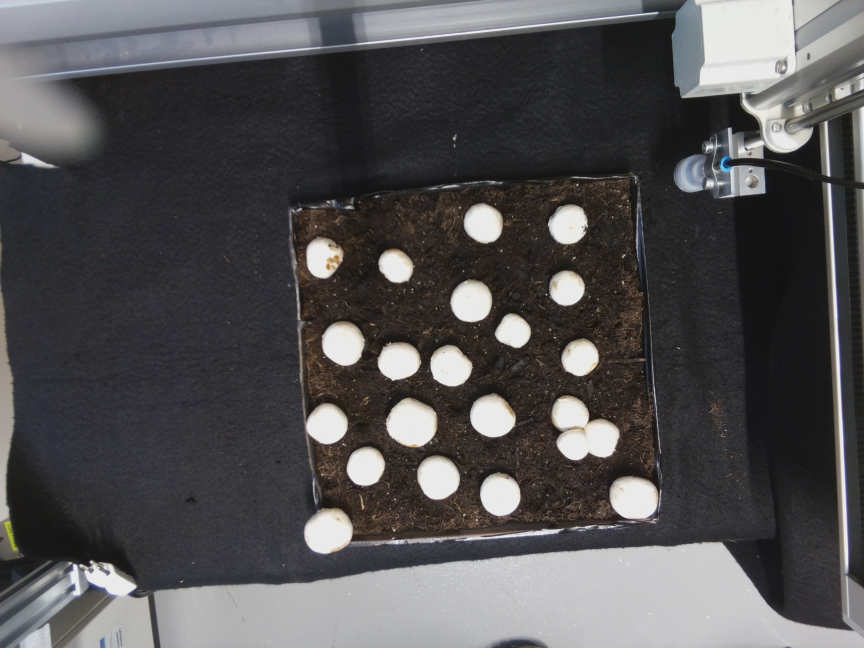
#> input picture photos/b1.jpg, 2592 x 1944 px (shown at 1/3 size)
$ python -i detector.py   (imports and definitions only)   (older library calls are emulated)
#> lines starting #> are read from the running program, lines starting #| are printed output that depends on the picture
import cv2
import numpy as np

class Detector:
  def auto_canny(self, image, sigma=0.33):
    # compute the median of the single channel pixel intensities
    v = np.median(image)

    # apply automatic Canny edge detection using the computed median
    lower = int(max(0, (1.0 - sigma) * v))
    upper = int(min(255, (1.0 + sigma) * v))
    edged = cv2.Canny(image, lower, upper)

    # return the edged image
    return edged

  def detect(self, im):
    gray_im = cv2.cvtColor(im, cv2.COLOR_BGR2GRAY)
    _, gray_im = cv2.threshold(im, 130, 255, cv2.THRESH_BINARY)
    gray_im = self.auto_canny(gray_im)

    roi = (82, 128, 495, 400)

    circles = cv2.HoughCircles(gray_im, cv2.cv.CV_HOUGH_GRADIENT, 1, minDist=10, param1=50, param2=13, minRadius=7, maxRadius=18)
    result = []
    if circles is not None:
      circles = np.uint16(np.around(circles))
      for i in circles[0,:]:
          x, y, r = i

          if x >= roi[0] and x <= roi[2] and y >= roi[1] and y <= roi[3]:
            result.append([x, y, r])

    return result

>>> import cv2
>>> picture = cv2.imread('photos/b1.jpg')
#> picture is the input picture: shape (1944, 2592, 3); mean B, G, R 83.3, 81.7, 83
>>> result = Detector().detect(picture)
#> in detect, `_, gray_im = cv2.threshold(im, 130, 255, cv2.THRESH_BINARY)`:
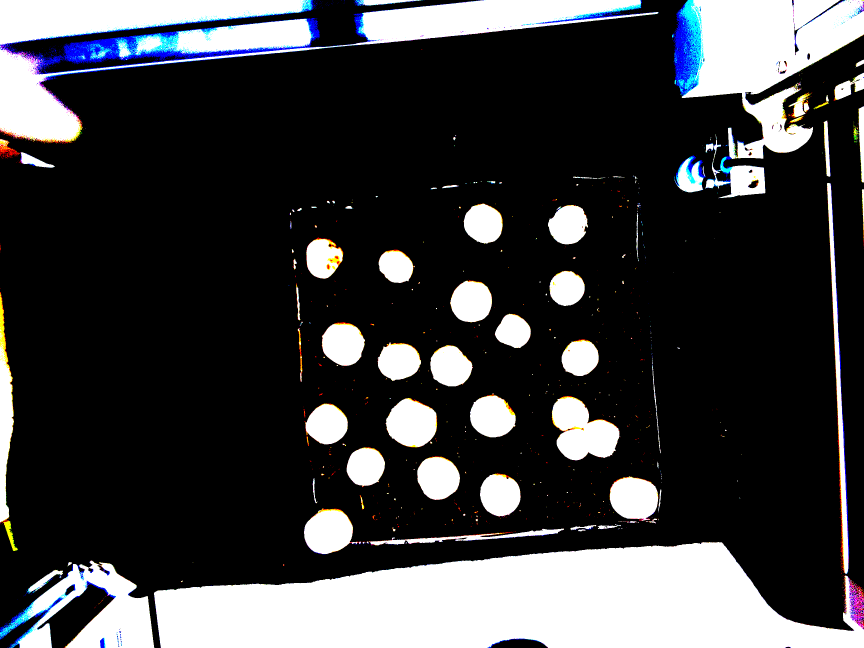
#> gray_im: shape (1944, 2592, 3) (shown at 1/3 size); mean B, G, R 64, 62.2, 61.6
#> in auto_canny, `v = np.median(image)`: v = 0
#> in auto_canny, `edged = cv2.Canny(image, lower, upper)`:
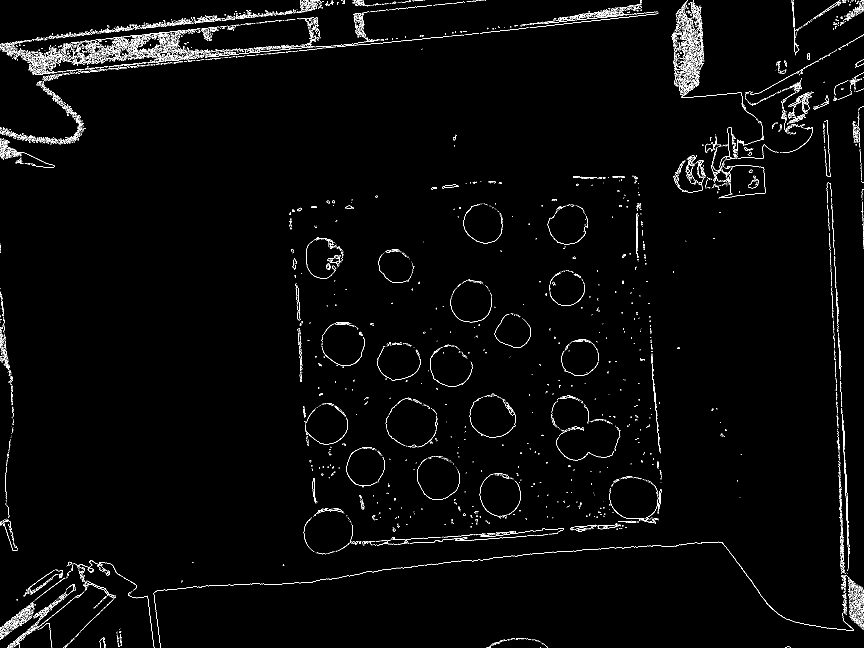
#> edged: shape (1944, 2592) (shown at 1/3 size); 1.4% white in thin lines or dots
#> in detect, `circles = cv2.HoughCircles(gray_im, cv2.cv.CV_HOUGH_GRADIENT, 1, minDi..`: circles = 174 rows, first 8: [473.5, 154.5, 17.4], [1850.5, 38.5, 16.3], [1896.5, 31.5, 16.3], [207.5, 164.5, 17.4], [461.5, 171.5, 17.4], [531.5, 171.5, 16.3], [2059.5, 254.5, 17.4], [49.5, 1863.5, 17.4]
#> in detect, `circles = np.uint16(np.around(circles))`: circles = 174 rows, first 8: [474, 154, 17], [1850, 38, 16], [1896, 32, 16], [208, 164, 17], [462, 172, 17], [532, 172, 16], [2060, 254, 17], [50, 1864, 17]
#> the loop in detect, `for i in circles[0,:]:` made 174 passes
#> after the loop in detect, `for i in circles[0,:]:`: result = 46 items, first 6: [474, 154, 17], [208, 164, 17], [462, 172, 17], [114, 208, 17], [356, 160, 17], [400, 142, 17]

$ run again, on photos/b2.jpg
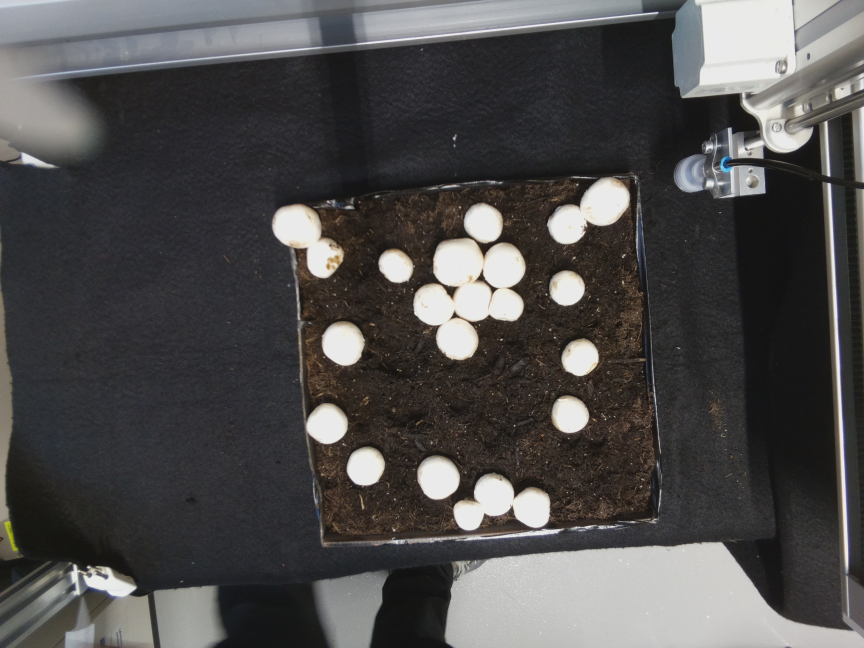
#> input picture photos/b2.jpg, 2592 x 1944 px (shown at 1/3 size)
#> picture is the input picture: shape (1944, 2592, 3); mean B, G, R 77, 77.3, 78.6
#> in detect, `_, gray_im = cv2.threshold(im, 130, 255, cv2.THRESH_BINARY)`:
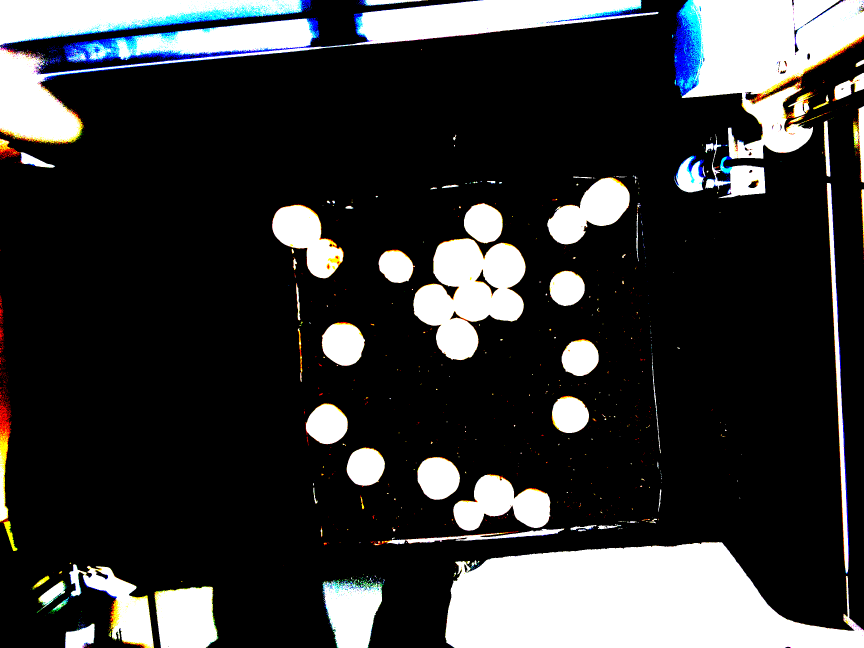
#> gray_im: shape (1944, 2592, 3) (shown at 1/3 size); mean B, G, R 55.4, 55, 54.3
#> v = 0
#> in auto_canny, `edged = cv2.Canny(image, lower, upper)`:
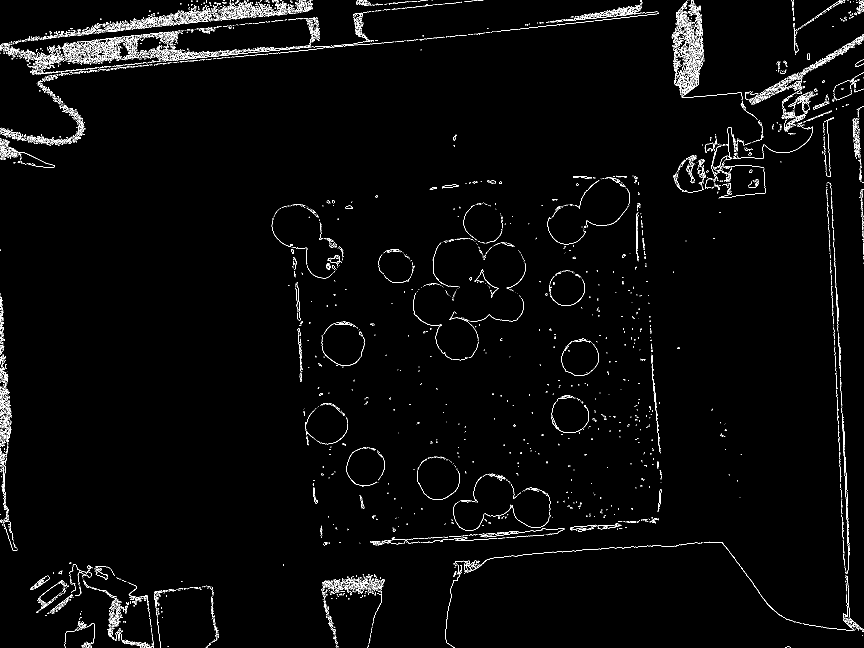
#> edged: shape (1944, 2592) (shown at 1/3 size); 1.6% white in thin lines or dots
#> in detect, `circles = cv2.HoughCircles(gray_im, cv2.cv.CV_HOUGH_GRADIENT, 1, minDi..`: circles = 208 rows, first 8: [332.5, 139.5, 17.4], [2078.5, 127.5, 17.4], [2037.5, 143.5, 16.3], [2031.5, 111.5, 17.4], [2075.5, 92.5, 17.4], [252.5, 166.5, 16.3], [581.5, 51.5, 17.4], [2061.5, 127.5, 17.4]
#> in detect, `circles = np.uint16(np.around(circles))`: circles = 208 rows, first 8: [332, 140, 17], [2078, 128, 17], [2038, 144, 16], [2032, 112, 17], [2076, 92, 17], [252, 166, 16], [582, 52, 17], [2062, 128, 17]
#> the loop in detect, `for i in circles[0,:]:` made 208 passes
#> after the loop in detect, `for i in circles[0,:]:`: result = 46 items, first 6: [332, 140, 17], [252, 166, 16], [340, 162, 16], [162, 166, 17], [302, 148, 17], [320, 194, 16]

$ run again, on photos/b3.jpg
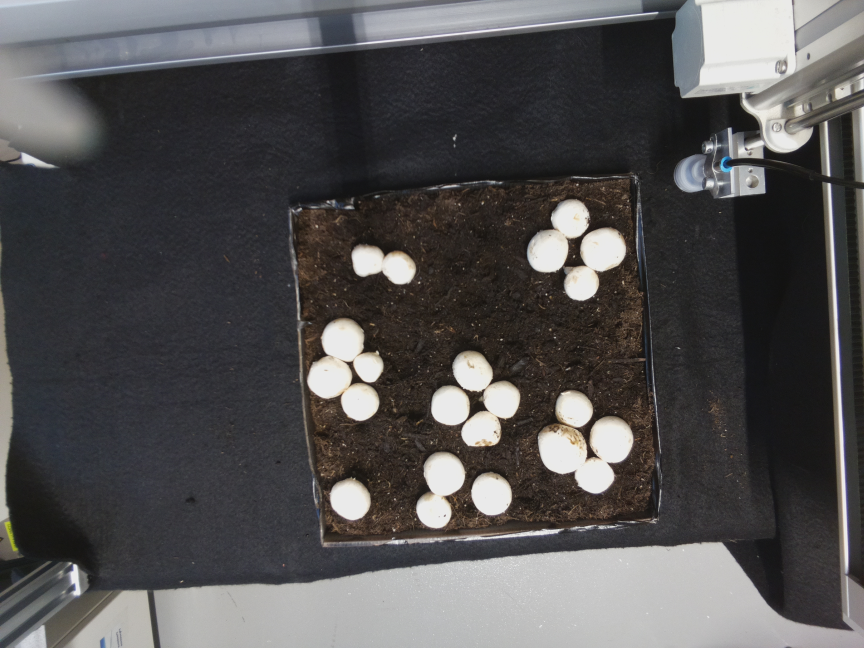
#> input picture photos/b3.jpg, 2592 x 1944 px (shown at 1/3 size)
#> picture is the input picture: shape (1944, 2592, 3); mean B, G, R 82.3, 81.8, 83.2
#> in detect, `_, gray_im = cv2.threshold(im, 130, 255, cv2.THRESH_BINARY)`:
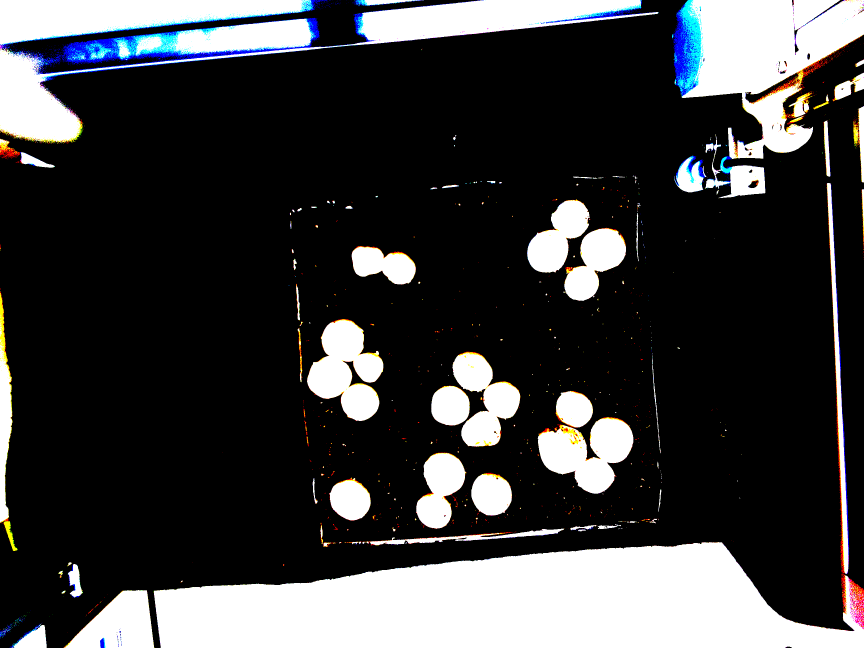
#> gray_im: shape (1944, 2592, 3) (shown at 1/3 size); mean B, G, R 62.6, 61.5, 61.1
#> v = 0
#> in auto_canny, `edged = cv2.Canny(image, lower, upper)`:
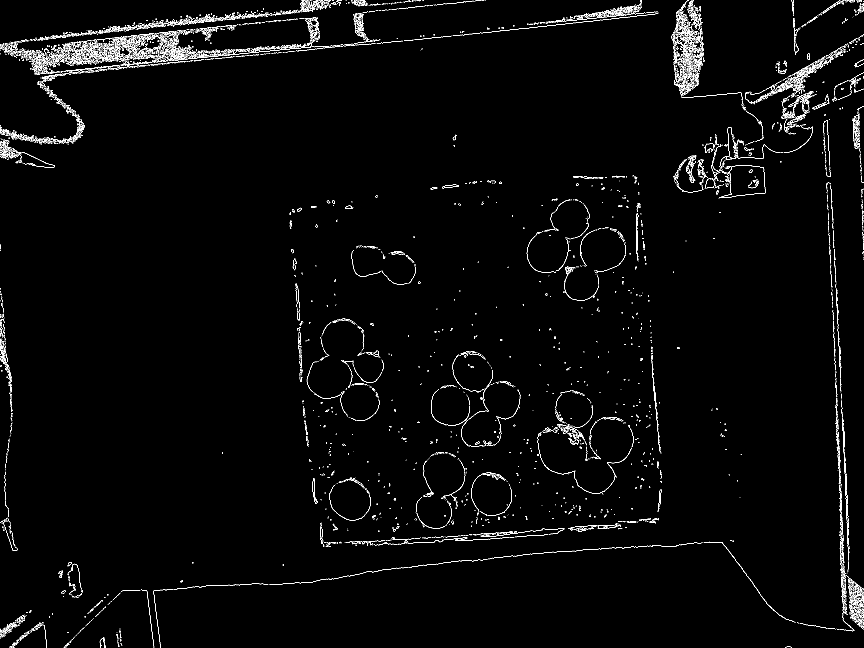
#> edged: shape (1944, 2592) (shown at 1/3 size); 1.5% white in thin lines or dots
#> in detect, `circles = cv2.HoughCircles(gray_im, cv2.cv.CV_HOUGH_GRADIENT, 1, minDi..`: circles = 184 rows, first 8: [2033.5, 111.5, 17.4], [2037.5, 162.5, 16.3], [2085.5, 136.5, 17.3], [505.5, 111.5, 16.3], [207.5, 175.5, 17.4], [226.5, 145.5, 17.4], [580.5, 165.5, 17.2], [2572.5, 1853.5, 15.2]
#> in detect, `circles = np.uint16(np.around(circles))`: circles = 184 rows, first 8: [2034, 112, 17], [2038, 162, 16], [2086, 136, 17], [506, 112, 16], [208, 176, 17], [226, 146, 17], [580, 166, 17], [2572, 1854, 15]
#> the loop in detect, `for i in circles[0,:]:` made 184 passes
#> after the loop in detect, `for i in circles[0,:]:`: result = 59 items, first 6: [208, 176, 17], [226, 146, 17], [218, 170, 17], [372, 154, 17], [308, 160, 17], [212, 154, 17]

$ run again, on photos/b4.jpg
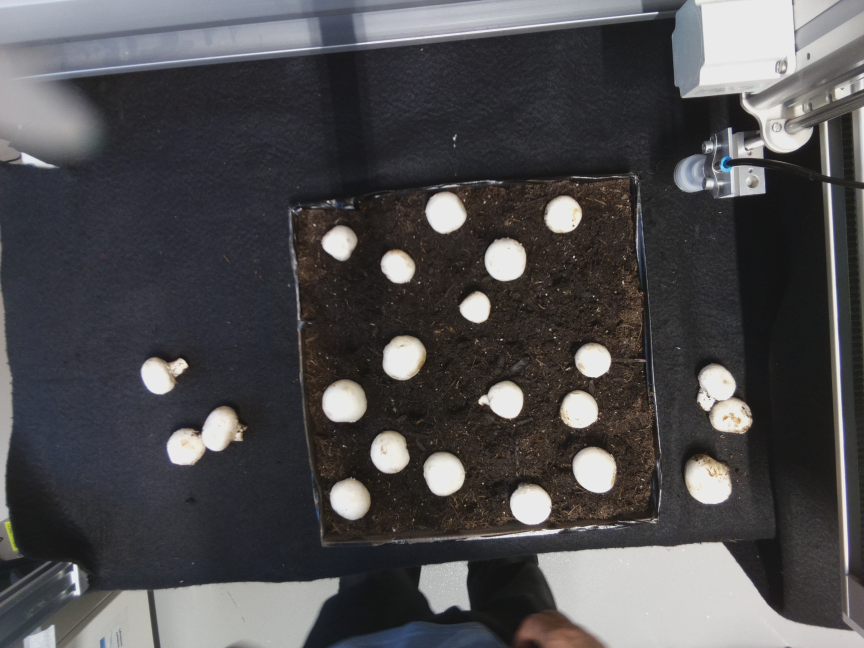
#> input picture photos/b4.jpg, 2592 x 1944 px (shown at 1/3 size)
#> picture is the input picture: shape (1944, 2592, 3); mean B, G, R 79.3, 77.5, 78.6
#> in detect, `_, gray_im = cv2.threshold(im, 130, 255, cv2.THRESH_BINARY)`:
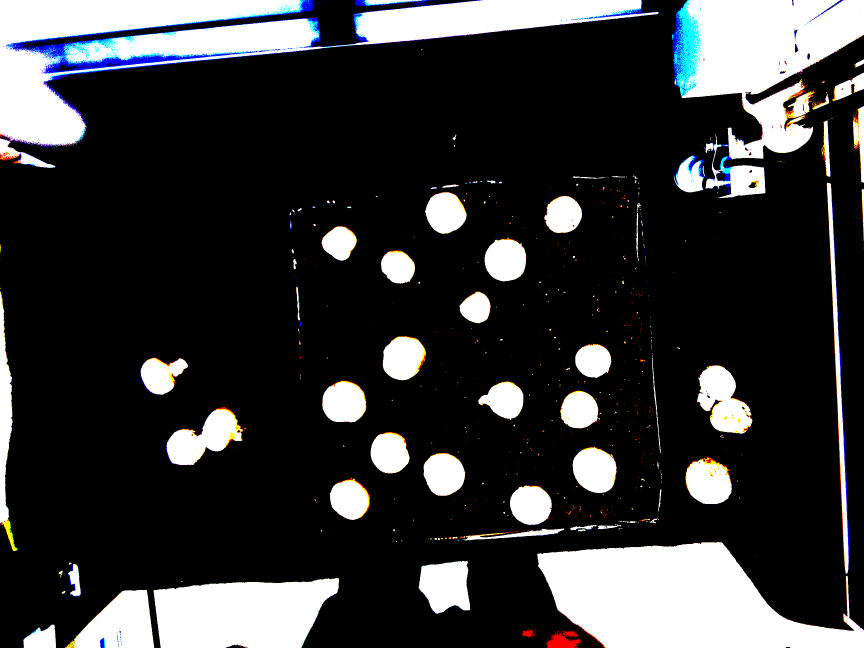
#> gray_im: shape (1944, 2592, 3) (shown at 1/3 size); mean B, G, R 55.9, 54.8, 54.4
#> v = 0
#> in auto_canny, `edged = cv2.Canny(image, lower, upper)`:
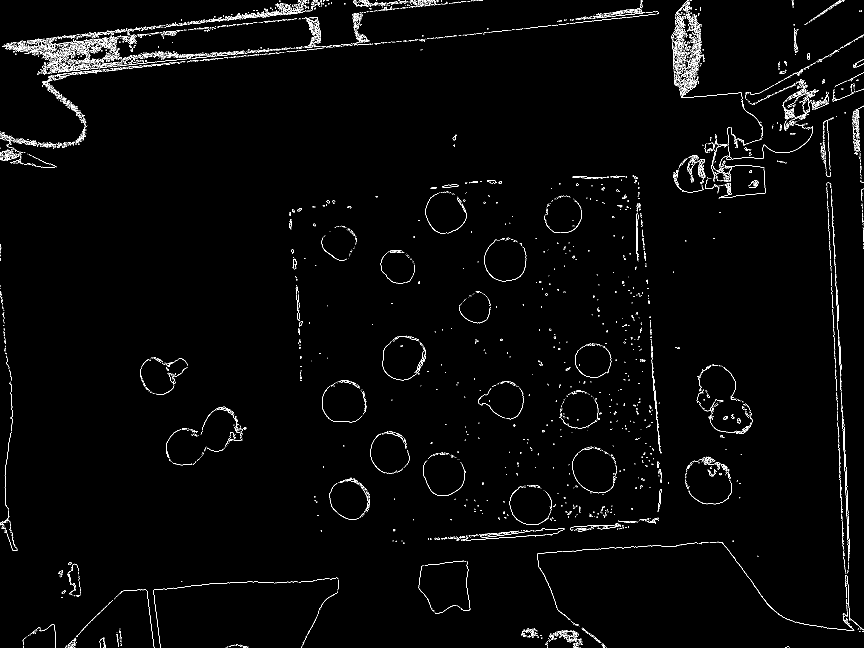
#> edged: shape (1944, 2592) (shown at 1/3 size); 1.3% white in thin lines or dots
#> in detect, `circles = cv2.HoughCircles(gray_im, cv2.cv.CV_HOUGH_GRADIENT, 1, minDi..`: circles = 137 rows, first 8: [134.5, 151.5, 16.3], [391.5, 185.5, 17.4], [2040.5, 229.5, 17.4], [2036.5, 175.5, 16.3], [269.5, 194.5, 17.4], [2069.5, 120.5, 17.4], [217.5, 200.5, 16.3], [230.5, 135.5, 16.3]
#> in detect, `circles = np.uint16(np.around(circles))`: circles = 137 rows, first 8: [134, 152, 16], [392, 186, 17], [2040, 230, 17], [2036, 176, 16], [270, 194, 17], [2070, 120, 17], [218, 200, 16], [230, 136, 16]
#> the loop in detect, `for i in circles[0,:]:` made 137 passes
#> after the loop in detect, `for i in circles[0,:]:`: result = 55 items, first 6: [134, 152, 16], [392, 186, 17], [270, 194, 17], [218, 200, 16], [230, 136, 16], [182, 148, 17]
